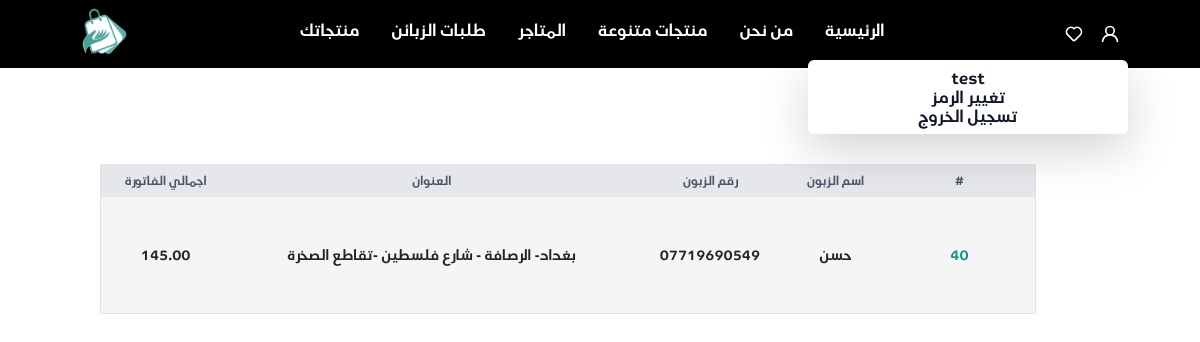
The page /vendor/view_customer_bills/ (signed in) on the database its author committed.
### jumla/models.py (models this page shows, shortened)
class User(AbstractUser):
    username = None
    phone_number = models.CharField(max_length=11, unique=True)
    address = models.CharField(max_length=255, null=True)
    USERNAME_FIELD = 'phone_number'
    REQUIRED_FIELDS = []
    objects = CustomUserManager()
    class Meta:
        verbose_name = "user"
        verbose_name_plural = "users"

class Bill(models.Model):
    cart = models.ForeignKey(Cart, on_delete=models.CASCADE, related_name="bill_cart")
    shop = models.ForeignKey(Shop, on_delete=models.CASCADE, related_name="shop_bill")
    products = models.ManyToManyField(Bill_Items, related_name="bill_products")
    Date = models.DateTimeField(default=timezone.now)
    total = models.DecimalField(max_digits=12, decimal_places=2, default=0)

class Cart(models.Model):
    userOwner = models.ForeignKey(User, on_delete=models.CASCADE, related_name="user_cart")
    Date = models.DateTimeField(default=timezone.now)
    total = models.DecimalField(default=0, max_digits=12, decimal_places=2, null=True)
    checkout = models.BooleanField(default=False, null=True)
    city = models.ForeignKey(Governorate, on_delete=models.CASCADE, related_name="cart_city", null=True)

### jumla/decorators.py (the view)
        def wrapper_func(request, *args, **kwargs):
            group = None
            if request.user.groups.exists():
                group = request.user.groups.all()[0].name
            if group in allowed_roles:
                return view_func(request, *args, **kwargs)
            else:
                return HttpResponse('not in group')

### jumla/views/vender.py (called while the page is built)
@login_required(login_url='login')
@allowed_users(allowed_roles=['vendor'])
def view_customer_bills(request):
    bills = Bill.objects.filter(cart__checkout=True, shop__shopOwner_id=request.user.id)
    for bill in bills:
        if bill.total == 0:
            bill.delete()
    context = {'bills': bills}
    return render(request, 'jumla/vender/view_customer_bills.html', context)

### jumla/templates/jumla/vender/view_customer_bills.html (shortened to what this page needs)
{% extends 'jumla/base/base.html' %}
{% load static %}
{% block content %}
<div class="py-24  pr-16   min-h-screen">
  <div class="w-full  bg-white  rounded-sm border  border-gray-200">
    <div class="">
            <table class="w-full  bg-neutral-100">
                <thead class="text-xs font-semibold uppercase text-gray-600 bg-gray-200">
                    <tr>
                        <th class="p-2 whitespace-nowrap">
                            <div class="font-semibold text-center">#</div>
                        </th>
                        <th class="p-2 whitespace-nowrap">
                            <div class="font-semibold text-center">اسم الزبون</div>
                        </th>
                        <th class="p-2 whitespace-nowrap">
                            <div class="font-semibold text-center"> رقم الزبون</div>
                        </th>
                        <th class="p-2 whitespace-nowrap">
                            <div class="font-semibold text-center"> العنوان </div>
                        </th>
                        <th class="p-2 whitespace-nowrap">
                            <div class="font-semibold text-center"> اجمالي الفاتورة   </div>
                        </th>
                    </tr>
                </thead>
                <tbody class="text-sm divide-y   divide-gray-100">
                  {% for bill in bills %}
                    <tr>
                        <td class="p-5 whitespace-nowrap">
                            <div class="text-center text-teal-600"> <a href="{% url 'view_bill_products' bill.id %}">{{ bill.id }}</a> </div>
                        </td>
                        <td class="p-2 whitespace-nowrap">
                            <div class="text-center "> {{ bill.cart.userOwner.first_name}} </div>
                        </td>
                        <td class="p-2 whitespace-nowrap">
                            <div class="text-center font-medium "> {{ bill.cart.userOwner}} </div>
                        </td>
                        <td class="p-2 whitespace-nowrap">
                            <div class="text-sm text-center">{{ bill.cart.userOwner.address}} </div>
                        </td>
                        <td class="p-2 whitespace-nowrap">
                            <div class="text-sm text-center">{{ bill.total}} </div>
                        </td>
                    </tr>
  {% endfor %}
                </tbody>
            </table>
    </div>
  </div>
</div>
{% endblock %}

### jumla/templates/jumla/base/navbar.html (shortened to what this page needs)
{% load static %}
<nav class="bg-black">
        <div class="flex justify-around p-2 ">
            <div class="flex py-2 -mr-2">
                <div x-data="{ dropdownOpen: false }" class="relative ">
                    <button @click="dropdownOpen = !dropdownOpen" class="relative z-10 block rounded-md  p-2 focus:outline-none hover:bg-slate-500/75  drop-shadow-md rounded hover:ring-white">
                        <svg class="w-5 h-5     text-white   " xmlns="http://www.w3.org/2000/svg" viewBox="0 0 24 24"><path fill="#FFFFFF" d="M15.71,12.71a6,6,0,1,0-7.42,0,10,10,0,0,0-6.22,8.18,1,1,0,0,0,2,.22,8,8,0,0,1,15.9,0,1,1,0,0,0,1,.89h.11a1,1,0,0,0,.88-1.1A10,10,0,0,0,15.71,12.71ZM12,12a4,4,0,1,1,4-4A4,4,0,0,1,12,12Z"/></svg>
                    </button>
                    <div x-show="dropdownOpen" @click="dropdownOpen = false" class="fixed inset-0 h-full w-full z-10"></div>
                    <div x-show="dropdownOpen" class="absolute right-0 mt-2 bg-white rounded-md shadow-lg overflow-hidden z-20" style="width:20rem;">
                        <div class="py-2">
                            {% if user.is_authenticated %}
                                          <a href="#" class="transition-colors duration-200  w-full py-3 text-normal text-gray-900  border-b   hover:bg-teal-500 hover:text-white">
                                        <h1 class="text-center  text-medium  font-semibold ">
                                            <span >{{ user.first_name }}</span> </h1>
                                    </a>
                                          <a href="{% url 'change_password' %}" class="transition-colors duration-200  w-full w-full py-3 text-normal text-gray-900   hover:bg-teal-500 hover:text-white">
                                        <h1 class="text-center text-medium  font-semibold"> تغيير الرمز </h1>
                                    </a>
                                    <a href="{% url 'logout' %}" class="transition-colors duration-200  w-full py-3 text-normal text-gray-900 border-t hover:bg-teal-500 hover:text-white">
                                        <h1 class="text-center text-medium  font-semibold"> تسجيل الخروج   </h1>
                                    </a>
                                    {% endif %}
                        </div>
                    </div>
                </div>
                {% if user.is_authenticated %}
                <div class=" inline-block   ">
                  <button  class=" z-10 block rounded-md  p-2 focus:outline-none hover:bg-slate-500/75  drop-shadow-md rounded hover:ring-white ">
                  </button>
                </div>
          {% endif %}
            </div>
            <div class="m-1">
                <div class=" flex  p-2">
                    <a href="{% url 'home' %}" class = "text-white px-3 hover:text-slate-100 inline-block pl-10 ">
                   <h1 class="hover:text-gray-300">
                    الرئيسية
                    </h1>
                </a>
                <a href="#" class = "text-white px-3 inline-block pl-10">
                   <h1  class="hover:text-gray-300"> من نحن</h1></a>
                <a href="#" class = "text-white px-3 inline-block pl-10">
                    <h1  class="hover:text-gray-300">منتجات متنوعة </h1></a>
                     <a href="" class = "text-white px-3 inline-block pl-10">
                    <h1  class="hover:text-gray-300" >
                        المتاجر
                    </h1></a>
               {% if request.user.groups.all.first.name == "vendor" %}
                   <a href="{% url 'view_customer_bills' %}" class = "text-white px-3 inline-block pl-10">
                        <h1  class="hover:text-gray-300" >
                            طلبات الزبائن
                        </h1></a>
                   <a href="{% url 'vendor_home' %}" class = "text-white px-3 inline-block pl-10">
                        <h1  class="hover:text-gray-300" >
                            منتجاتك
                        </h1></a>
               {% endif %}
                </div>
            </div>
                   <div class="brand-image">
                  <img src="{% static 'jumla/images/shorja.jpg' %}" class="h-12 w-12" alt="">
                   </div>
        </div>
</nav>

### jumla/static/jumla/style.css (style rules this page uses)
body { font-family: air-arabia, sans-serif; }

### rows shown on the page
User: first_name "test"
Bill: id "40", cart.userOwner.first_name "حسن", cart.userOwner "07719690549", cart.userOwner.address "بغداد- الرصافة - شارع فلسطين -تقاطع الصخرة", total "145.00"
